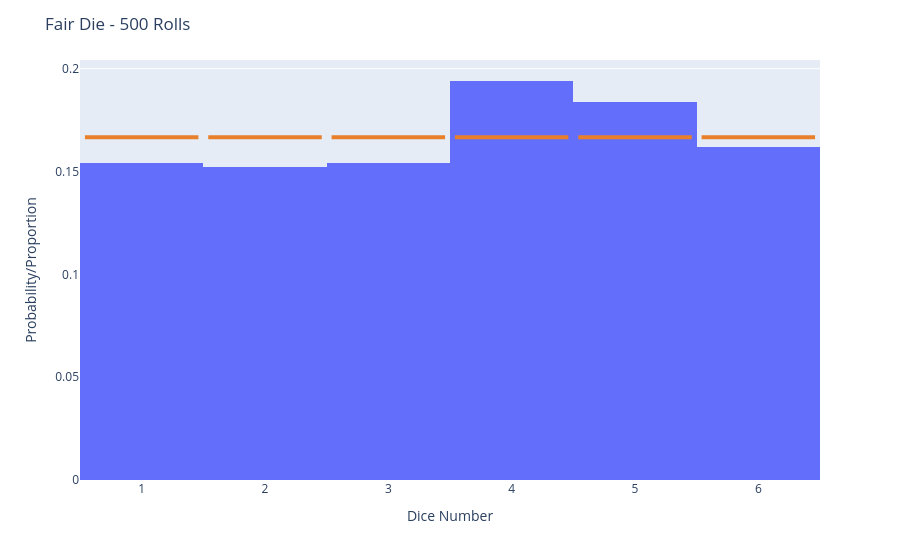

Notebook code cell kept with this figure:
### Markdown cell above
## Task 3

### Code cell
import random
import pandas as pd
import plotly.express as px

die_fair = [1, 2, 3, 4, 5, 6]

random.seed(23)
rolls = random.choices(die_fair, k=500)

# Calculate probabilities
probability = pd.Series(die_fair).value_counts(normalize=True).sort_index()

# Create histogram
fig = px.histogram(x=rolls, nbins=6, histnorm='probability')

fig.update_layout(
    xaxis_title='Dice Number',
    yaxis_title='Probability/Proportion',
    title='Fair Die - 500 Rolls'
)

# Overlay theoretical probabilities
for i in range(1, 7):
    fig.add_shape(
        type='line',
        x0=i-0.46,
        x1=i+0.46,
        y0=probability[i],
        y1=probability[i],
        line=dict(color='#E87F2B', width=4)
    )

fig.show()

print(probability)

### Figure 1 — Plotly figure (JSON) as saved in the notebook; plotly's stock layout.template omitted (floating-point values rounded to 4 significant figures; data arrays with more than 128 entries replaced by an {"elided": "..."} marker saying what was removed)
{"data": [{"bingroup": "x", "histnorm": "probability", "hovertemplate": "x=%{x}<br>probability=%{y}<extra></extra>", "legendgroup": "", "marker": {"color": "#636efa", "pattern": {"shape": ""}}, "name": "", "nbinsx": 6, "orientation": "v", "showlegend": false, "type": "histogram", "x": {"elided": "500 int values"}, "xaxis": "x", "yaxis": "y"}], "layout": {"barmode": "relative", "legend": {"tracegroupgap": 0}, "margin": {"t": 60}, "shapes": [{"line": {"color": "#E87F2B", "width": 4}, "type": "line", "x0": 0.54, "x1": 1.46, "y0": 0.1667, "y1": 0.1667}, {"line": {"color": "#E87F2B", "width": 4}, "type": "line", "x0": 1.54, "x1": 2.46, "y0": 0.1667, "y1": 0.1667}, {"line": {"color": "#E87F2B", "width": 4}, "type": "line", "x0": 2.54, "x1": 3.46, "y0": 0.1667, "y1": 0.1667}, {"line": {"color": "#E87F2B", "width": 4}, "type": "line", "x0": 3.54, "x1": 4.46, "y0": 0.1667, "y1": 0.1667}, {"line": {"color": "#E87F2B", "width": 4}, "type": "line", "x0": 4.54, "x1": 5.46, "y0": 0.1667, "y1": 0.1667}, {"line": {"color": "#E87F2B", "width": 4}, "type": "line", "x0": 5.54, "x1": 6.46, "y0": 0.1667, "y1": 0.1667}], "title": {"text": "Fair Die - 500 Rolls"}, "xaxis": {"anchor": "y", "domain": [0, 1], "title": {"text": "Dice Number"}}, "yaxis": {"anchor": "x", "domain": [0, 1], "title": {"text": "Probability/Proportion"}}}}
